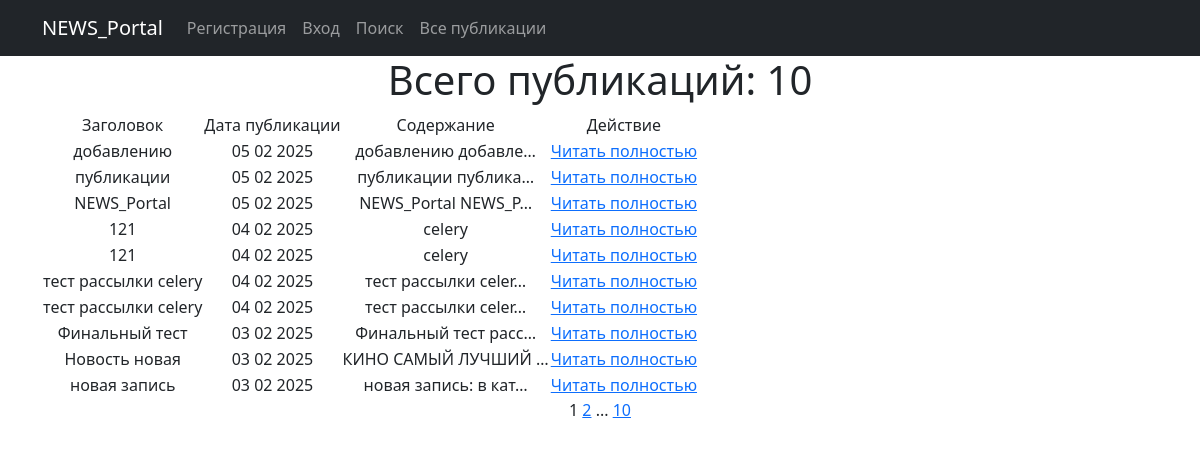
Page /post/ on the committed database.
### new_portal/models.py (models this page shows, shortened)
class Post(models.Model):
    author = models.ForeignKey(Author, on_delete=models.CASCADE)  # 'связь один ко многим' с моделью Author
    choice_type = models.CharField(max_length=2, choices=POST_TYPE_CHOICES, default='AR')  # Выбор типа сообщения
    time_in = models.DateTimeField(auto_now_add=True)  # автоматическое добавление даты и времени при создании поста
    categories = models.ManyToManyField(Category, through='PostCategory')  # 'связь многие ко многим' через PostCategory
    title = models.CharField(max_length=128)
    content = models.TextField()
    rating = models.IntegerField(default=0)

### new_portal/views.py (the view)
# urls.py: path('', PostList.as_view(), name='post'),
class PostList(ListView):
    model = Post
    ordering = '-time_in'                                  # сортировка по времени создания (от более свежей публикации)
    context_object_name = 'post'                           # имя списка содержащего все объекты
    paginate_by = 10                                       # указываем количество записей на странице
    def get_queryset(self):
        queryset = super().get_queryset()                   # Получаем обычный запрос
        self.filterset = PostFilter(self.request.GET, queryset)
        return self.filterset.qs                             # Возвращаем из функции отфильтрованный список товаров
    def get_context_data(self, **kwargs):
        context = super().get_context_data(**kwargs)
        context['filterset'] = self.filterset                # Добавляем в контекст объект фильтрации.
        return context
    def get_template_names(self):
        if self.request.path == '/post/search/':
            return 'search.html'
        return 'post.html'

### new_portal/templatetags/censor_filters.py (called while the page is built)
@register.filter()  # декоратор, регистрирует функцию как фильтр (для применения его в шаблонах)
def censor(text):
    for el in BAD_WORDS:  # перебор списка слов и замена на *, при совпадении
        pattern = re.compile(r'\b{}\b'.format(el), re.IGNORECASE)
        censored_word = el[0] + '*' * (len(el) - 1)
        text = re.sub(pattern, censored_word, text)
    return text

@register.simple_tag(takes_context=True)  # сообщает Django, что для работы тега требуется передать контекст
def url_replace(context, **kwargs):
    d = context['request'].GET.copy()  # позволяет скопировать все параметры текущего запроса.
    for k, v in kwargs.items():  # по указанным полям устанавливаем новые значения, переданные при использовании тега
        d[k] = v
    return d.urlencode()  # кодируем параметры в формат, который может быть указан в строке браузера

### new_portal/templates/post.html (shortened to what this page needs)
{% extends 'flatpages/default.html' %}
{% load censor_filters %}
{% block content %}
<h1>Всего публикаций: {{ post|length }}</h1>
    {% if post %}
        <table>
            <tr>
                <td>Заголовок</td>
                <td>Дата публикации</td>
                <td>Содержание</td>
                <td>Действие</td>
            </tr>
            {% for post_ in post %}
            <tr>
                <td>{{ post_.title|censor }}</td>
                <td>{{ post_.time_in|date:'d m Y' }}</td>
                <td>{{ post_.content|truncatechars:20|censor }}</td>
                <td><a href="{% url 'post_detail' post_.id %}">Читать полностью</a></td>
            </tr>
            {% endfor %}
        </table>
    {% endif %}
   {{ page_obj.number }}
   {% if page_obj.has_next %}
       <a href="?{% url_replace page=page_obj.next_page_number %}">{{ page_obj.next_page_number }}</a>
       {% if paginator.num_pages != page_obj.next_page_number %}
           ...
           <a href="?{% url_replace page=page_obj.paginator.num_pages %}">{{ page_obj.paginator.num_pages }}</a>
       {% endif %}
   {% endif %}
{% endblock content %}

### templates/flatpages/default.html (shortened to what this page needs)
<!DOCTYPE html>
<html lang="en">
    <head>
        {% load static %}
        <link href="{% static 'css/styles.css' %}" rel="stylesheet" />
    </head>
    <body>
        <nav class="navbar navbar-expand-lg navbar-dark bg-dark static-top">
            <div class="container">
                <a class="navbar-brand" href="#">NEWS_Portal</a>
                <div class="collapse navbar-collapse" id="navbarResponsive">
                    <ul class="navbar-nav ml-auto">
                        {% if request.user.is_authenticated %}
                            <li class="nav-item active">
                                <form action="{% url 'account_logout' %}" method="post" style="display: inline;">
                                    {% csrf_token %}
                                    <button type="submit" class="nav-link btn btn-link">Выход</button>
                                </form>
                            </li>
                            <li class="nav-link" style="color: red">
                                Вы авторизованы как: {{ request.user.username }}</li>
                        {% else %}
                            <li class="nav-item active"><a class="nav-link" href="{% url 'account_signup' %}">Регистрация</a></li>
                            <li class="nav-item active"><a class="nav-link" href="{% url 'account_login' %}">Вход</a></li>
                        {% endif %}
                        <li class="nav-item active"><a class="nav-link" href="{% url 'post_search' %}">Поиск</a></li>
                        <li class="nav-item"><a class="nav-link" href="{% url 'post' %}">Все публикации</a></li>
                    </ul>
                </div>
            </div>
        </nav>
        <div class="container">
            <div class="row">
                <div class="col-lg-12 text-center">
                    {% block content %}{% endblock content %}
                </div>
            </div>
        </div>
    </body>
</html>

### rows in the picture
Post: title|censor "добавлению", time_in "05 02 2025", content|censor "добавлению добавле…"
Post: title|censor "публикации", time_in "05 02 2025", content|censor "публикации публика…"
Post: title|censor "NEWS_Portal", time_in "05 02 2025", content|censor "NEWS_Portal NEWS_P…"
Post: title|censor "121", time_in "04 02 2025", content|censor "celery"
Post: title|censor "121", time_in "04 02 2025", content|censor "celery"
Post: title|censor "тест рассылки celery", time_in "04 02 2025", content|censor "тест рассылки celer…"
Post: title|censor "тест рассылки celery", time_in "04 02 2025", content|censor "тест рассылки celer…"
Post: title|censor "Финальный тест", time_in "03 02 2025", content|censor "Финальный тест расс…"
Post: title|censor "Новость новая", time_in "03 02 2025", content|censor "КИНО САМЫЙ ЛУЧШИЙ …"
Post: title|censor "новая запись", time_in "03 02 2025", content|censor "новая запись: в кат…"

### other values in the picture
{{ post|length }} "10"
{{ page_obj.number }} "1"
{{ page_obj.next_page_number }} "2"
{{ page_obj.paginator.num_pages }} "10"
